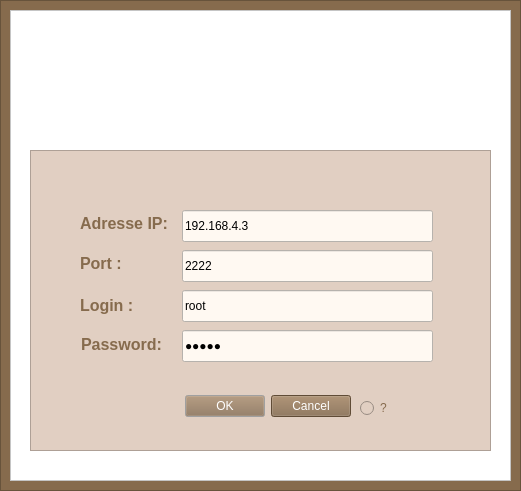
<?xml version="1.0" encoding="UTF-8"?>
<ui version="4.0">
 <class>CIhmLogin</class>
 <widget class="QDialog" name="CIhmLogin">
  <property name="windowModality">
   <enum>Qt::WindowModal</enum>
  </property>
  <property name="geometry">
   <rect>
    <x>0</x>
    <y>0</y>
    <width>521</width>
    <height>491</height>
   </rect>
  </property>
  <property name="windowTitle">
   <string>Client SmartCity v2.1 (2022)</string>
  </property>
  <property name="windowIcon">
   <iconset>
    <normaloff>Images/Logo2.png</normaloff>Images/Logo2.png</iconset>
  </property>
  <property name="styleSheet">
   <string notr="true">
background-color: rgb(255, 255, 255);</string>
  </property>
  <property name="modal">
   <bool>true</bool>
  </property>
  <widget class="QLineEdit" name="leLogin">
   <property name="enabled">
    <bool>true</bool>
   </property>
   <property name="geometry">
    <rect>
     <x>182</x>
     <y>290</y>
     <width>251</width>
     <height>32</height>
    </rect>
   </property>
   <property name="styleSheet">
    <string notr="true">font: 12 14pt &quot;Source Serif Pro ExtraLight&quot;;
background-color:  rgb(255, 249, 242);</string>
   </property>
   <property name="inputMethodHints">
    <set>Qt::ImhNone</set>
   </property>
   <property name="text">
    <string>root</string>
   </property>
   <property name="frame">
    <bool>true</bool>
   </property>
  </widget>
  <widget class="QLineEdit" name="lePassword">
   <property name="geometry">
    <rect>
     <x>182</x>
     <y>330</y>
     <width>251</width>
     <height>32</height>
    </rect>
   </property>
   <property name="styleSheet">
    <string notr="true">font: 12 14pt &quot;Source Serif Pro ExtraLight&quot;;
background-color:  rgb(255, 249, 242);</string>
   </property>
   <property name="text">
    <string>admin</string>
   </property>
   <property name="echoMode">
    <enum>QLineEdit::Password</enum>
   </property>
  </widget>
  <widget class="QLineEdit" name="lePort">
   <property name="geometry">
    <rect>
     <x>182</x>
     <y>250</y>
     <width>251</width>
     <height>32</height>
    </rect>
   </property>
   <property name="styleSheet">
    <string notr="true">font: 12 14pt &quot;Source Serif Pro ExtraLight&quot;;
border-color: rgb(7, 255, 247);
background-color:  rgb(255, 249, 242);</string>
   </property>
   <property name="text">
    <string>2222</string>
   </property>
  </widget>
  <widget class="QLineEdit" name="leIp">
   <property name="geometry">
    <rect>
     <x>182</x>
     <y>210</y>
     <width>251</width>
     <height>32</height>
    </rect>
   </property>
   <property name="styleSheet">
    <string notr="true">font: 12 14pt &quot;Source Serif Pro ExtraLight&quot;;
background-color:  rgb(255, 249, 242);</string>
   </property>
   <property name="text">
    <string>192.168.4.3</string>
   </property>
  </widget>
  <widget class="QFrame" name="frame">
   <property name="geometry">
    <rect>
     <x>30</x>
     <y>150</y>
     <width>461</width>
     <height>301</height>
    </rect>
   </property>
   <property name="styleSheet">
    <string notr="true">background-color: rgb(225, 207, 194);
selection-background-color: rgb(238, 238, 238);
color: rgb(255, 255, 255);
selection-color: rgb(173, 142, 121);
font: 12 12pt &quot;Source Serif Pro ExtraLight&quot;;</string>
   </property>
   <property name="frameShape">
    <enum>QFrame::StyledPanel</enum>
   </property>
   <property name="frameShadow">
    <enum>QFrame::Raised</enum>
   </property>
   <widget class="QLabel" name="label_5">
    <property name="geometry">
     <rect>
      <x>51</x>
      <y>184</y>
      <width>81</width>
      <height>21</height>
     </rect>
    </property>
    <property name="styleSheet">
     <string notr="true">font: 12 14pt &quot;Source Serif Pro ExtraLight&quot;;
color: rgb(134, 107, 77);</string>
    </property>
    <property name="text">
     <string>&lt;html&gt;&lt;head/&gt;&lt;body&gt;&lt;p&gt;&lt;span style=&quot; font-size:12pt; font-weight:600;&quot;&gt;Password:&lt;/span&gt;&lt;/p&gt;&lt;/body&gt;&lt;/html&gt;</string>
    </property>
   </widget>
   <widget class="QLabel" name="label_3">
    <property name="geometry">
     <rect>
      <x>50</x>
      <y>104</y>
      <width>58</width>
      <height>18</height>
     </rect>
    </property>
    <property name="styleSheet">
     <string notr="true">font: 12 14pt &quot;Source Serif Pro ExtraLight&quot;;
color: rgb(134, 107, 77);</string>
    </property>
    <property name="text">
     <string>&lt;html&gt;&lt;head/&gt;&lt;body&gt;&lt;p&gt;&lt;span style=&quot; font-size:12pt; font-weight:600;&quot;&gt;Port :&lt;/span&gt;&lt;/p&gt;&lt;/body&gt;&lt;/html&gt;</string>
    </property>
   </widget>
   <widget class="QLabel" name="label_2">
    <property name="geometry">
     <rect>
      <x>50</x>
      <y>64</y>
      <width>91</width>
      <height>18</height>
     </rect>
    </property>
    <property name="styleSheet">
     <string notr="true">font: 12 14pt &quot;Source Serif Pro ExtraLight&quot;;
color: rgb(134, 107, 77);</string>
    </property>
    <property name="text">
     <string>&lt;html&gt;&lt;head/&gt;&lt;body&gt;&lt;p&gt;&lt;span style=&quot; font-size:12pt; font-weight:600;&quot;&gt;Adresse IP:&lt;/span&gt;&lt;/p&gt;&lt;/body&gt;&lt;/html&gt;</string>
    </property>
   </widget>
   <widget class="QLabel" name="label">
    <property name="geometry">
     <rect>
      <x>50</x>
      <y>140</y>
      <width>61</width>
      <height>31</height>
     </rect>
    </property>
    <property name="styleSheet">
     <string notr="true">font: 12 14pt &quot;Source Serif Pro ExtraLight&quot;;
color: rgb(134, 107, 77);</string>
    </property>
    <property name="text">
     <string>&lt;html&gt;&lt;head/&gt;&lt;body&gt;&lt;p&gt;&lt;span style=&quot; font-size:12pt; font-weight:600;&quot;&gt;Login :&lt;/span&gt;&lt;/p&gt;&lt;/body&gt;&lt;/html&gt;</string>
    </property>
   </widget>
   <widget class="QRadioButton" name="radioButton">
    <property name="geometry">
     <rect>
      <x>330</x>
      <y>247</y>
      <width>105</width>
      <height>22</height>
     </rect>
    </property>
    <property name="styleSheet">
     <string notr="true">
font: 75 12pt &quot;Noto Sans&quot;;
color: rgb(134, 107, 77);</string>
    </property>
    <property name="text">
     <string>?</string>
    </property>
    <property name="checkable">
     <bool>false</bool>
    </property>
   </widget>
   <widget class="QDialogButtonBox" name="buttonBox">
    <property name="geometry">
     <rect>
      <x>-20</x>
      <y>240</y>
      <width>341</width>
      <height>32</height>
     </rect>
    </property>
    <property name="styleSheet">
     <string notr="true">font: 12 12pt &quot;Source Serif Pro ExtraLight&quot;;
background-color: rgb(134, 107, 77);
selection-background-color: rgb(238, 238, 238);
color: rgb(255, 255, 255);
selection-color: rgb(173, 142, 121);
</string>
    </property>
    <property name="orientation">
     <enum>Qt::Horizontal</enum>
    </property>
    <property name="standardButtons">
     <set>QDialogButtonBox::Cancel|QDialogButtonBox::Ok</set>
    </property>
   </widget>
  </widget>
  <widget class="QFrame" name="frame_2">
   <property name="geometry">
    <rect>
     <x>0</x>
     <y>0</y>
     <width>521</width>
     <height>491</height>
    </rect>
   </property>
   <property name="styleSheet">
    <string notr="true">background-color: rgb(134, 107, 77);</string>
   </property>
   <property name="frameShape">
    <enum>QFrame::StyledPanel</enum>
   </property>
   <property name="frameShadow">
    <enum>QFrame::Raised</enum>
   </property>
   <widget class="QFrame" name="frame_3">
    <property name="geometry">
     <rect>
      <x>10</x>
      <y>10</y>
      <width>501</width>
      <height>471</height>
     </rect>
    </property>
    <property name="styleSheet">
     <string notr="true">background-color: rgb(255, 255, 255);</string>
    </property>
    <property name="frameShape">
     <enum>QFrame::StyledPanel</enum>
    </property>
    <property name="frameShadow">
     <enum>QFrame::Raised</enum>
    </property>
    <widget class="QLabel" name="label_4">
     <property name="geometry">
      <rect>
       <x>120</x>
       <y>20</y>
       <width>121</width>
       <height>101</height>
      </rect>
     </property>
     <property name="text">
      <string/>
     </property>
     <property name="pixmap">
      <pixmap>Images/logoLAB.png</pixmap>
     </property>
     <property name="scaledContents">
      <bool>true</bool>
     </property>
    </widget>
    <widget class="QLabel" name="label_6">
     <property name="geometry">
      <rect>
       <x>250</x>
       <y>20</y>
       <width>131</width>
       <height>91</height>
      </rect>
     </property>
     <property name="text">
      <string/>
     </property>
     <property name="pixmap">
      <pixmap>Images/Logo2.png</pixmap>
     </property>
     <property name="scaledContents">
      <bool>true</bool>
     </property>
    </widget>
   </widget>
  </widget>
  <zorder>frame_2</zorder>
  <zorder>frame</zorder>
  <zorder>leLogin</zorder>
  <zorder>lePassword</zorder>
  <zorder>lePort</zorder>
  <zorder>leIp</zorder>
 </widget>
 <resources/>
 <connections/>
</ui>
